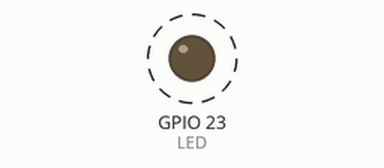
The sketch below on a simulated ESP32. On the bench: output pins drawn as LEDs (lit = HIGH). Dashed ring = blinking. Nothing arrives over Bluetooth unless stated.

Above: at 0.15 s.
Timing chart, 0 to 3.0 s (numbered marks = the images above):
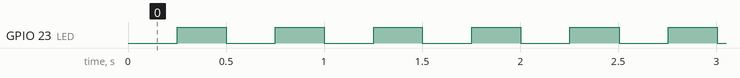

The sketch:

Esp32_Adapter.ino
```cpp
#include "BluetoothSerial.h"

/*
  Code support cho module ESP32.
  Dieu Chinh chan led theo dung module su dung de kiem tra trap/exception
*/
#define LED 23

#if !defined(CONFIG_BT_ENABLED) || !defined(CONFIG_BLUEDROID_ENABLED)
#error Bluetooth is not enabled! Please run `make menuconfig` to and enable it
#endif

BluetoothSerial SerialBT;

bool ledState = false;
unsigned long previousMillis =0;
void setup() {
  Serial.begin(115200);
  Serial2.begin(115200);
  SerialBT.begin("VehicleDemo"); //Bluetooth device name
  pinMode(LED, OUTPUT);
  delay(50);
}
void loop() {
  //read from serial 2 and foward to bluetooth
  if (Serial2.available()) {
    SerialBT.write(Serial2.read());
  }
  //read from bluetooth and foward to serial 2
  if (SerialBT.available()) {
    Serial2.write(SerialBT.read());
  }
  blink_led();
}

//puspose of this function to check trap/exeption
void blink_led()
{
  unsigned long currentMillis = millis();
  if (currentMillis - previousMillis >= 250) {
    // save the last time you blinked the LED
    previousMillis = currentMillis;
    ledState = !ledState;
    // set the LED with the ledState of the variable:
    digitalWrite(LED, ledState);
  }
}
```

Measured:
- by itself, GPIO 23 (LED): alternates HIGH for 0.25 s and LOW for 0.25 s
